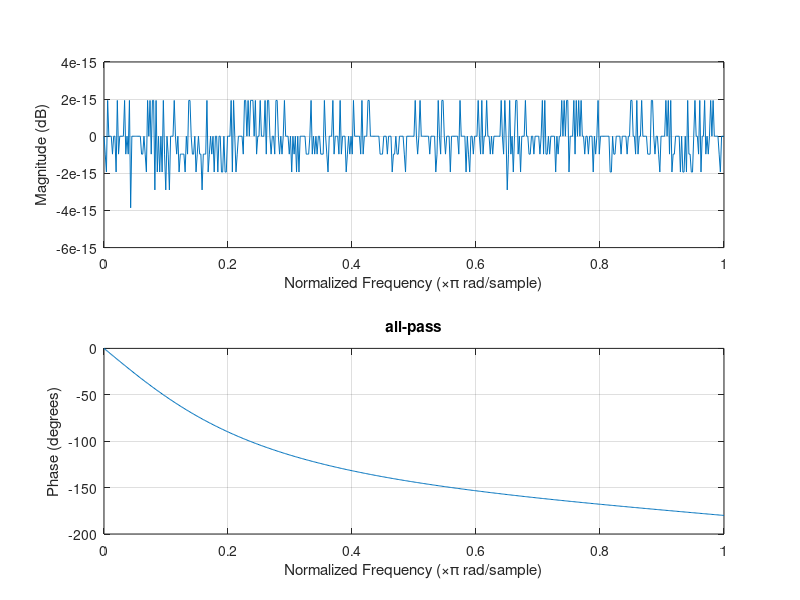
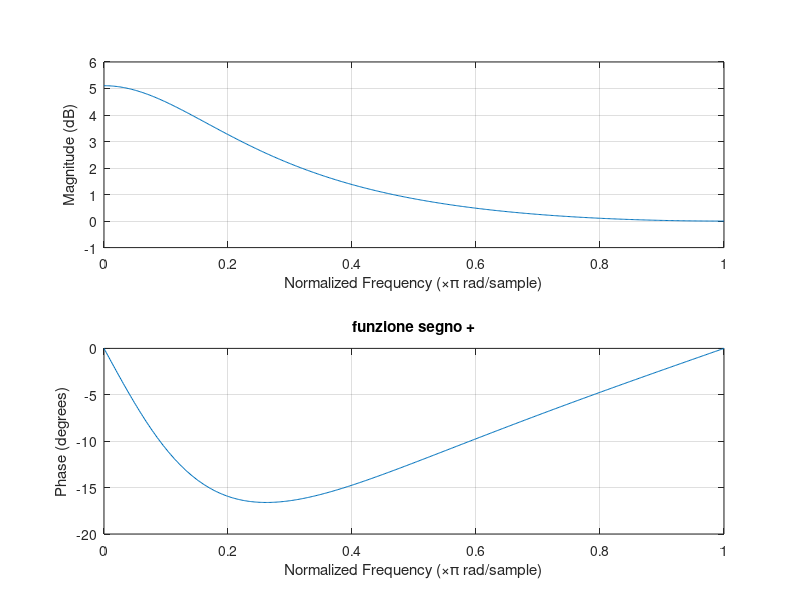
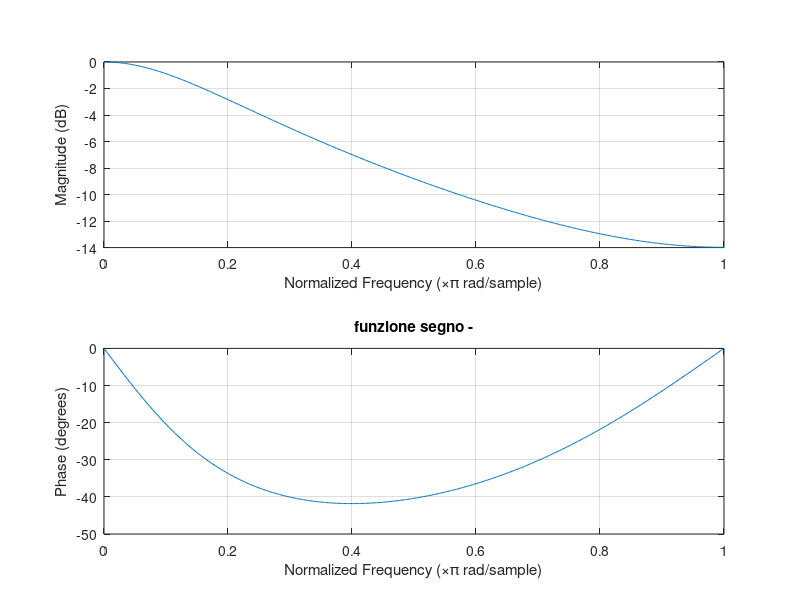

The MATLAB script that drew these images, in order: (Note: this script raises an error after producing the figures.)
%prova funzione 1
clear all 
close all

%FILTRO ALL PASS al variare del rapporto 
%r = fc/fs; fc -> ]0,fs/2[ 
%quindi r -> ]0,0.5[
r = 0.1;
alpha = (tan(pi*r) - 1) / (tan(pi*r) + 1);  
b = [alpha,1];
a = [1,alpha];
figure; freqz(b,a); title('all-pass');
 
k = 0.8;

%IMPLEMENTAZIONE FUNZIONE CON SEGNO +

b1 = [(2+k+k*alpha),(2*alpha+k+k*alpha)];
a1 = [2,(2*alpha)];

figure; freqz(b1,a1);title('funzione segno +');

%IMPLEMENTAZIONE FUNZIONE CON SEGNO -

b2 = [(2+k*alpha-k),(2*alpha+k-k*alpha)];
a2 = [2,(2*alpha)];

figure; freqz(b2,a2);title('funzione segno -');

%PROVA RUMORE BIANCO
x=0.4*rand(10000,1); % Additive white Gaussian noise 
Fs = 48000;
figure;spectrogram(x,2046,1024,2046,48000);title('rumore ingresso');
y = filter(b1,a1,x);
figure;spectrogram(y,2046,1024,2046,48000);title('uscita filtro');

%IMPLEMENTAZIONE FUNZIONE CON SEGNO + per diversi valori di k
% figure;
% for k=0.01: 0.2 : 1
% 
% alpha = (tan(pi*r) - 1) / (tan(pi*r) + 1);    
% b1 = [(2+k+k*alpha),(2*alpha+k+k*alpha)];
% a1 = [2,(2*alpha)];
% 
%     
% [h1,w1]  = freqz(b1,a1);  %modulo (h1 = num complesso)
% [phi,w2] = phasez(b1,a1); %fase
% 
% %disegno grafico
% subplot(2,1,1);
% plot(w1/pi,20*log10(abs(h1)));grid on;hold on
% title({'funzione 1 somma';'modulo (db)'})
% subplot(2,1,2);
% plot(w2/pi,radtodeg(phi));grid on;hold on
% title('fase (deg)')
% 
% end
% 
% 
% %IMPLEMENTAZIONE FUNZIONE CON SEGNO - per diversi valori di k
% figure;
% for k=0.01: 0.2 : 1
%     
% 
% alpha = (tan(pi*r) - 1) / (tan(pi*r) + 1);    
% b1 = [(2+k*alpha-k),(2*alpha+k-k*alpha)];
% a1 = [2,(2*alpha)];
% 
%     
% [h1,w1]  = freqz(b1,a1);  %modulo (h1 = num complesso)
% [phi,w2] = phasez(b1,a1); %fase
% 
% %disegno grafico
% subplot(2,1,1);
% plot(w1/pi,20*log10(abs(h1)));grid on;hold on
% title({'funzione 1 differenza';'modulo (db)'})
% subplot(2,1,2);
% plot(w2/pi,radtodeg(phi));grid on;hold on
% title('fase (deg)')
% 
% end


%controprova con implementzione diretta
x1 = filter(b,a,x);
x2 = x1 + x;  %scegliere -/+
y2 = x + x2*(k/2);
figure;spectrogram(y2,2046,1024,2046,48000);title('uscita filtro controprova');

diff = y-y2;
err = sum(diff) / length(diff);
%ok! le due implementazioni sono equivalenti

